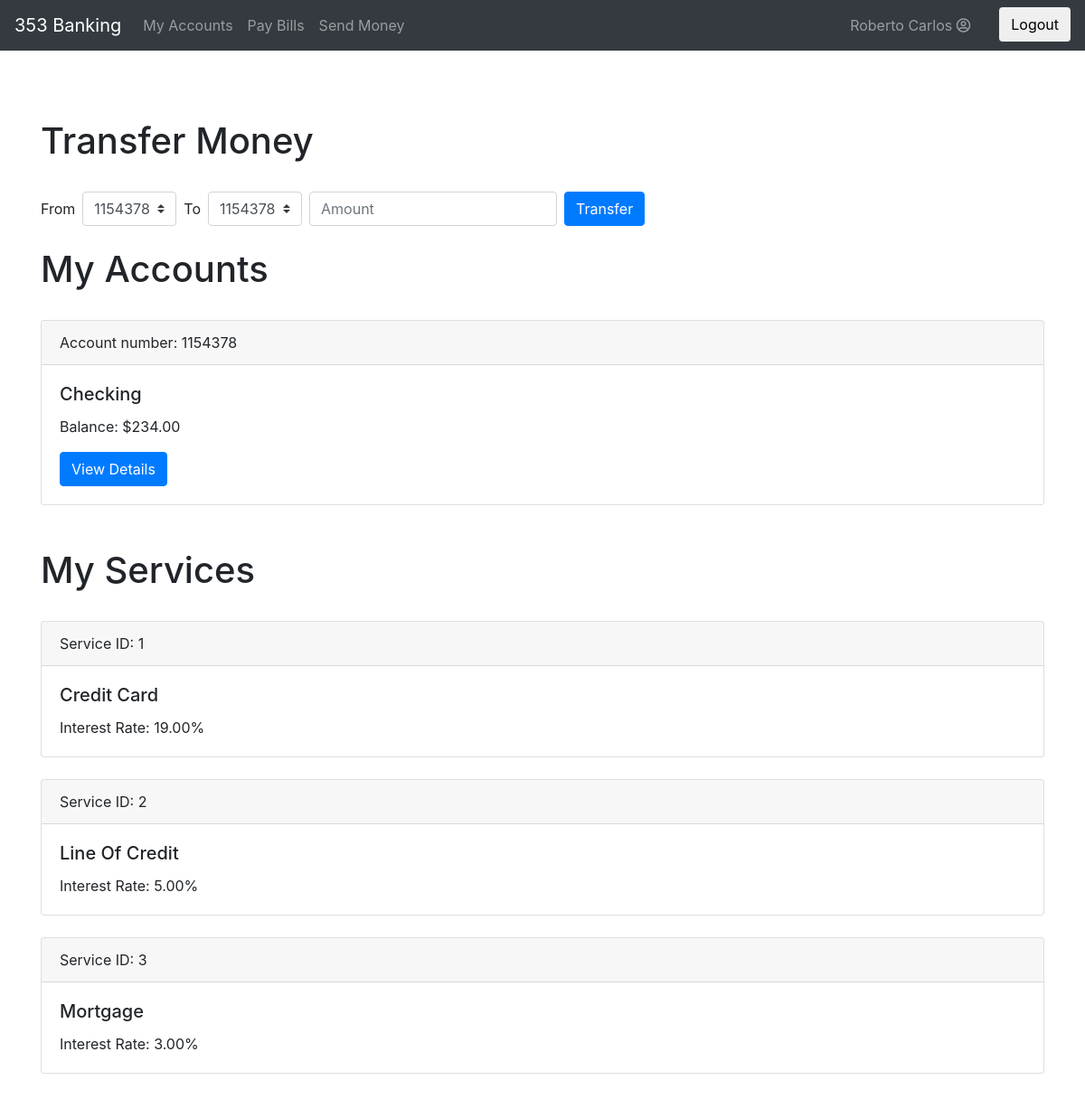
Page /index.php?page=accounts (signed in) on the committed database.
### tables this page shows
CREATE TABLE `account` (
  `account_number` int(11) NOT NULL,
  `account_type` varchar(255) DEFAULT NULL,
  `account_interest` decimal(5,2) DEFAULT NULL,
  `balance` decimal(11,2) DEFAULT NULL,
  `charge_plan_id` int(11) DEFAULT NULL,
  `account_category` varchar(255) DEFAULT NULL,
  PRIMARY KEY (`account_number`),
  FOREIGN KEY (`charge_plan_id`) REFERENCES `charge_plan` (`charge_id`)
);

CREATE TABLE `client_service` (
  `client_id` int(11) NOT NULL,
  `service_id` int(11) NOT NULL,
  PRIMARY KEY (`client_id`,`service_id`)
);

CREATE TABLE `service` (
  `service_id` int(11) NOT NULL AUTO_INCREMENT,
  `service_name` varchar(255) DEFAULT NULL,
  `manager_id` int(11) DEFAULT NULL,
  `service_interest` decimal(5,2) DEFAULT NULL,
  `charge_plan_id` int(11) DEFAULT NULL,
  `service_type` varchar(255) DEFAULT NULL,
  `amount_due` decimal(11,2) DEFAULT NULL,
  PRIMARY KEY (`service_id`),
  FOREIGN KEY (`charge_plan_id`) REFERENCES `charge_plan` (`charge_id`),
  FOREIGN KEY (`manager_id`) REFERENCES `employee` (`employee_id`)
);

### classes/account/accountDAO.php (called while the page is built, shortened)
<?php
require_once 'account.php';
class AccountDAO {
	private $connectString;
	private $user;
	private $password;
	function __construct() {
		$this->connectString = "mysql:host=localhost;dbname=gec353_2;charset=utf8mb4";
		$this->user = "root";
		$this->password = "";
	}
	public function getAccountsByClient($id) {
		try {
			$pdo = new PDO($this->connectString, $this->user, $this->password);
			$pdo->setAttribute(PDO::ATTR_ERRMODE, PDO::ERRMODE_EXCEPTION);
			$stmt = $pdo->prepare("SELECT *
					FROM account
					JOIN client_account ON client_account.account_number = account.account_number
					JOIN client ON client_account.client_id = client.client_id
					WHERE client.client_id=:id");
			$stmt->bindValue(':id', $id);
			$stmt->execute();
			$stmt->setFetchMode(PDO::FETCH_CLASS | PDO::FETCH_PROPS_LATE, 'Account');
			while ($account = $stmt->fetch()) {
				$responseRow["number"] = $account->getNumber();
				$responseRow["type"] = $account->getType();
				$responseRow["balance"] = $account->getBalance();
				$responseRow["chargeId"] = $account->getChargeId();
				$responseRow["interest"] = $account->getInterest();
				$responseRow["category"] = $account->getCategory();
				$response[] = $responseRow;
			}
			return $response;
		} catch (PDOException $e) {
			echo ($e->getMessage());
		} finally {
			unset($pdo);
		}
	}
}

### classes/account/account.php (called while the page is built, shortened)
<?php
	class Account {
		private $account_number;
		private $account_type;
		private $balance;
		private $charge_plan_id;
		private $account_interest;
		private $account_category;
		public function getNumber(){
			return $this->account_number;
		}
		public function setNumber($account_number){
			$this->account_number = $account_number;
		}
		public function getType(){
			return $this->account_type;
		}
		public function setType($account_type){
			$this->account_type = $account_type;
		}
		public function getBalance(){
			return $this->balance;
		}
		public function setBalance($balance){
			$this->balance = $balance;
		}
		public function getChargeId(){
			return $this->charge_plan_id;
		}
		public function setChargeId($charge_plan_id){
			$this->charge_plan_id = $charge_plan_id;
		}
		public function getInterest(){
			return $this->account_interest;
		}
		public function setInterest($account_interest){
			$this->account_interest = $account_interest;
		}
		public function getCategory(){
			return $this->account_category;
		}
		public function setCategory($account_category){
			$this->account_category = $account_category;
		}
	}

### classes/service/serviceDAO.php (called while the page is built, shortened)
<?php
require_once 'service.php';
class ServiceDAO {
	private $connectString;
	private $user;
	private $password;
	function __construct() {
		$this->connectString = "mysql:host=localhost;dbname=gec353_2;charset=utf8mb4";
		$this->user = "root";
		$this->password = "";
	}
	public function getServicesByClient($id) {
		try {
			$pdo = new PDO($this->connectString, $this->user, $this->password);
			$pdo->setAttribute(PDO::ATTR_ERRMODE, PDO::ERRMODE_EXCEPTION);
			$stmt = $pdo->prepare("SELECT *
					FROM service
					JOIN client_service ON service.service_id = client_service.service_id
					JOIN client ON client_service.client_id = client.client_id
					WHERE client.client_id=:id");
			$stmt->bindValue(':id', $id);
			$stmt->execute();
			$stmt->setFetchMode(PDO::FETCH_CLASS | PDO::FETCH_PROPS_LATE, 'Service');
			$response = [];
			while ($service = $stmt->fetch()) {
				$responseRow["id"] = $service->getId();
				$responseRow["name"] = $service->getName();
				$responseRow["interestRate"] = $service->getInterestRate();
				$responseRow["managerId"] = $service->getManagerId();
				$responseRow["chargeId"] = $service->getChargeId();
				$response[] = $responseRow;
			}
			return $response;
		} catch (PDOException $e) {
			echo ($e->getMessage());
		} finally {
			unset($pdo);
		}
	}
}

### classes/service/service.php (called while the page is built, shortened)
<?php
	class Service {
		private $service_id;
		private $service_name;
		private $service_interest;
		private $manager_id;
		private $charge_plan_id;
		public function getId(){
			return $this->service_id;
		}
		public function setId($service_id){
			$this->service_id = $service_id;
		}
		public function getName(){
			return $this->service_name;
		}
		public function setName($service_name){
			$this->service_name = $service_name;
		}
		public function getInterestRate(){
			return $this->service_interest;
		}
		public function setInterestRate($service_interest){
			$this->service_interest = $service_interest;
		}
		public function getManagerId(){
			return $this->manager_id;
		}
		public function setManagerId($manager_id){
			$this->manager_id = $manager_id;
		}
		public function getChargeId(){
			return $this->charge_plan_id;
		}
		public function setChargeId($charge_plan_id){
			$this->charge_plan_id = $charge_plan_id;
		}
	}

### views/accounts.php (the view, shortened to what this page needs)
<main role="main" class="container my-5">
    <h1> Transfer Money </h1>
    <form class="form-inline" action="actions.php" method="post">
        <label class="mr-sm-2" for="inlineFormCustomSelect">From</label>
        <select class="custom-select mr-sm-2" id="inlineFormCustomSelect" name="from">
            <?php
include 'classes/account/accountDAO.php';
$db = new AccountDAO();
foreach ($db->getAccountsByClient($_SESSION['client']['id']) as $account) {
	?>
            <option value="<?php echo $account['number'] ?>"><?php echo $account['number'] ?></option>
            <?php }?>
        </select>
        <label class="mr-sm-2" for="inlineFormCustomSelect">To</label>
        <select class="custom-select mr-sm-2" id="inlineFormCustomSelect" name="to">
            <?php
foreach ($db->getAccountsByClient($_SESSION['client']['id']) as $account) {
	?>
            <option value="<?php echo $account['number'] ?>"><?php echo $account['number'] ?></option>
            <?php }?>
        </select>
        <input type="number" class="form-control mb-2 mr-sm-2 mb-sm-0" id="inlineFormInputGroup" placeholder="Amount" name="amount">
        <button type="submit" class="btn btn-primary" name="transfer">Transfer</button>
    </form>
    <h1> My Accounts </h1>
    <?php
foreach ($db->getAccountsByClient($_SESSION['client']['id']) as $account) {
	?>
    <div class="card">
        <div class="card-header">
            <?php echo 'Account number: ' . $account['number']; ?>
        </div>
        <div class="card-body">
            <h5 class="card-title"><?php echo ucfirst($account['type']); ?></h5>
            <p class="card-text">Balance: $<?php echo ucfirst($account['balance']); ?></p>
            <a href="#" class="btn btn-primary">View Details</a>
        </div>
    </div>
    <?php }?>
    <h1> My Services </h1>
    <?php
include 'classes/service/serviceDAO.php';
$db = new serviceDAO();
foreach ($db->getServicesByClient($_SESSION['client']['id']) as $service) {
	?>
    <div class="card">
        <div class="card-header">
            <?php echo 'Service ID: ' . $service['id']; ?>
        </div>
        <div class="card-body">
            <h5 class="card-title"><?php echo ucwords($service['name']); ?></h5>
            <p class="card-text">Interest Rate: <?php echo $service['interestRate']; ?>%</p>
        </div>
    </div>
    <?php }?>
</main>

### views/header.php (shortened to what this page needs)
<!doctype html>
<html lang="en">
    <head>
        <link href="./static/css/bootstrap.min.css" rel="stylesheet">
        <link href="./static/css/mystyle.css" rel="stylesheet">
        <link href="./static/css/fontawesome-all.css" rel="stylesheet">
    </head>
    <body>
        <nav class="navbar navbar-expand-md navbar-dark bg-dark fixed-top">
            <a class="navbar-brand" href="."> 353 Banking </a>
            <div class="collapse navbar-collapse" id="navbarsExampleDefault">
                <ul class="navbar-nav mr-auto">
                    <?php if (isset($_SESSION['is_logged']) && $_SESSION['is_logged']) {?>
                    <li class="nav-item">
                        <a class="nav-link" href="?page=accounts"> My Accounts </a>
                    </li>
                    <li class="nav-item">
                        <a class="nav-link" href="?page=bills"> Pay Bills </a>
                    </li>
                    <li class="nav-item">
                        <a class="nav-link" href="?page=sendmoney"> Send Money </a>
                    </li>
                    <?php }?>
                </ul>
                <div class="form-inline pull-xs-right">
                    <?php if (isset($_SESSION['is_logged']) && $_SESSION['is_logged']) {?>
                    <ul class="navbar-nav mr-auto">
                        <li class="nav-item px-4">
                            <a class="nav-link" href="?page=client_page"> <?php echo $_SESSION['client']['firstName'] . ' ' . $_SESSION['client']['lastName']; ?> <i class="far fa-user-circle"></i>
                            </a>
                        </li>
                        <li class="nav-item">
                            <form class="form-signin" action="actions.php" method="post">
                                <button class="btn btn-success-outline" type="submit" name="logout" value="logout"> Logout </button>
                            </form>
                        </li>
                    </ul>
                    <?php }?>
                </div>
            </div>
        </nav>
    </body>
</html>

### index.php (shortened to what this page needs)
<?php
include "views/header.php";
if (isset($_GET['page']) && $_GET['page'] == 'accounts') {
	include "views/accounts.php";
} else if (isset($_GET['page']) && $_GET['page'] == 'signup') {
    include "views/signup.php";
} else if (isset($_GET['page']) && $_GET['page'] == 'login') {
	include "views/login.php";
} else if (isset($_GET['page']) && $_GET['page'] == 'bills') {
	include "views/pay_bills.php";
} else if (isset($_GET['page']) && $_GET['page'] == 'client_page') {
	include "views/client_page.php";
} else if (isset($_GET['page']) && $_GET['page'] == 'sendmoney') {
	include "views/sendmoney.php";
} else {
	include "views/home.php";
}
?>

### static/css/mystyle.css (style rules this page uses)
html { position: relative; min-height: 100%; }
body { padding-top: 1.5rem; margin-bottom: 60px; }
body > .container { padding: 60px 15px 0; }

### rows in the picture
account: number "1154378", account_type "Checking", balance "234.00"
client_service: id "1", service.service_name "Credit Card", service.service_interest "19.00"
client_service: id "2", service.service_name "Line Of Credit", service.service_interest "5.00"
client_service: id "3", service.service_name "Mortgage", service.service_interest "3.00"

### other values in the picture
$_SESSION['client']['firstName'] "Roberto"
$_SESSION['client']['lastName'] "Carlos"
form field from "1154378"
form field to "1154378"
